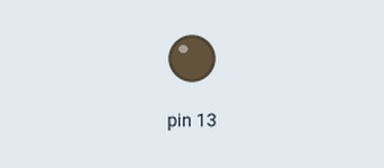
Recording of a sketch running on a simulated Arduino Uno, built with avr-gcc and run on an emulated ATmega328P. Parts: output pins drawn as LEDs (lit = HIGH).

Above: at 2.6 s.
At 15.48 s:
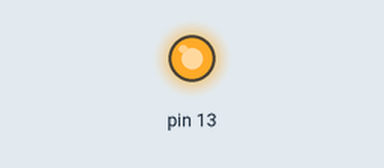
Timing chart, 0 to 15.9 s (numbered marks = the images above):
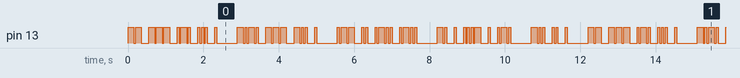

Measured:
- by itself, pin 13: moves between LOW and HIGH, repeating every 12.2 s

The sketch:

Morse.ino
```cpp
/*
  Morse
  Converts a given string (hard coded) into a Morse code (on
  PIN 13) using the Morse alphabet and the durations standard.

  2015-12-27 miqwit
 */

String alphabet[123];

// Set the Morse alphabet and declare PIN 13 as output
void setup() {
  // initialize digital pin 13 as an output.
  pinMode(13, OUTPUT);

  // Define morse alphabet. Indexed by ascii code
  alphabet[97] = ".-";    // a
  alphabet[98] = "-...";  // b
  alphabet[99] = "-.-.";  // c
  alphabet[100] = "-..";  // d
  alphabet[101] = ".";    // e
  alphabet[102] = "..-."; // f
  alphabet[103] = "--.";  // g
  alphabet[104] = "...."; // h
  alphabet[105] = "..";   // i
  alphabet[106] = ".---"; // j
  alphabet[107] = "-.-";  // k
  alphabet[108] = ".-.."; // l
  alphabet[109] = "--";   // m
  alphabet[110] = "-.";   // n
  alphabet[111] = "---";  // o
  alphabet[112] = ".--."; // p
  alphabet[113] = "--.-"; // q
  alphabet[114] = ".-.";  // r
  alphabet[115] = "...";  // s
  alphabet[116] = "-";    // t
  alphabet[117] = "..-";  // u
  alphabet[118] = "...-"; // v
  alphabet[119] = ".--";  // w
  alphabet[120] = "-..-"; // x
  alphabet[121] = "-.--"; // y
  alphabet[122] = "--.."; // z
}

// Will loop the morse code forever
void loop() {
  String text = "morse code will never die "; // This is the text that will be translated to Morse
  text.toLowerCase();
  int len = text.length();

  // Browse each letter of text and call displayMorseLetter on it
  char letter;
  for (int idx = 0; idx < len; idx++) {
    letter = text.charAt(idx);
    displayMorseLetter(letter);
  }
}

// Display morse letter with light
void displayMorseLetter(char letter) {
  int ti_duration = 50;
  int taah_duration = 3 * ti_duration;
  int inside_letter_duration = ti_duration;
  int between_letters = taah_duration;
  int between_words = 7 * ti_duration;

  if (letter == ' ') {
    delay(between_words);
    return;
  }

  String letterMorse = alphabet[(int) letter];
  int len = letterMorse.length();

  char titaah;
  for (int idx = 0; idx < len; idx++) {
    char titaah = letterMorse.charAt(idx);

    int light_duration;
    switch (titaah) {
      case '.':
        light_duration = ti_duration;
        break;

      case '-':
        light_duration = taah_duration;
        break;
    }

    // PIN 13 on
    digitalWrite(13, HIGH);
    delay(light_duration);

    // PIN 13 off after light_duration
    digitalWrite(13, LOW);
    delay(inside_letter_duration);
  }

  delay(between_letters);
}
```
